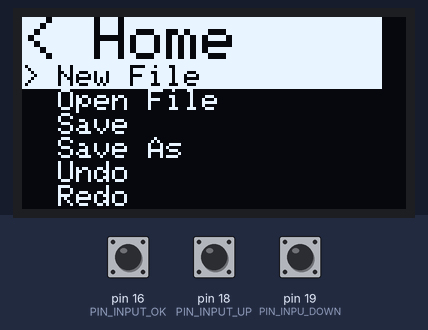
Bench run of a sketch on a simulated Arduino Uno, built for the host (arithmetic inside an expression is 32-bit, double 64-bit). Shown: 128×64 one-colour display. Inputs (shaded band) come from the test bench; at power-on: pin 16 (PIN_INPUT_OK) HIGH, pin 19 (PIN_INPU_DOWN) HIGH, pin 18 (PIN_INPUT_UP) HIGH.

Above: at 1.7 s.
1.8 s: pin 16 (PIN_INPUT_OK) pulled LOW for 0.15 s
At 2.8 s:
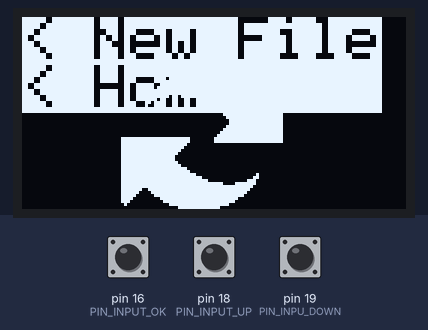
4.9 s: pin 19 (PIN_INPU_DOWN) pulled LOW for 0.15 s
At 5.8 s:
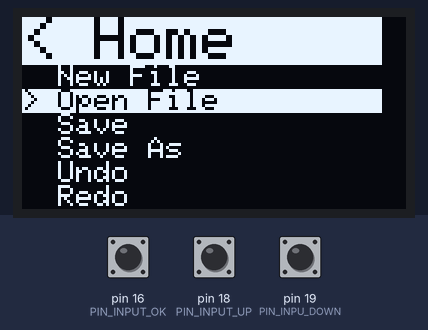
7.0 s: pin 16 (PIN_INPUT_OK) pulled LOW for 0.15 s
At 8.3 s:
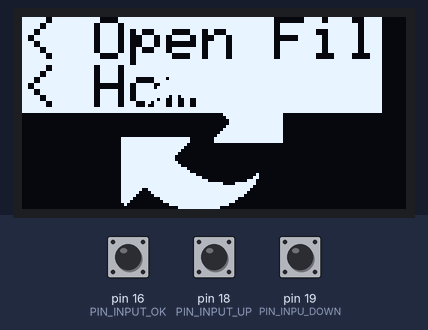
10.1 s: pin 19 (PIN_INPU_DOWN) pulled LOW for 0.15 s
At 11.1 s:
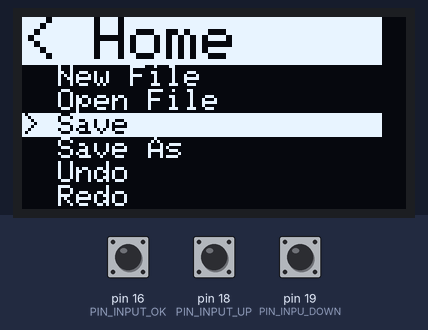
12.2 s: pin 16 (PIN_INPUT_OK) pulled LOW for 0.15 s
At 13.6 s:
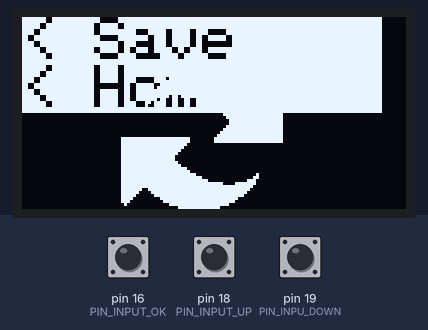
15.3 s: pin 19 (PIN_INPU_DOWN) pulled LOW for 0.15 s
At 16.5 s:
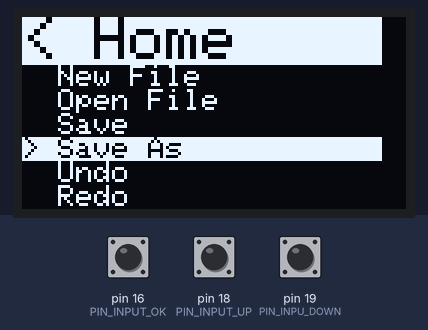
Timing chart, 0 to 18.3 s (numbered marks = the images above; inputs shaded):
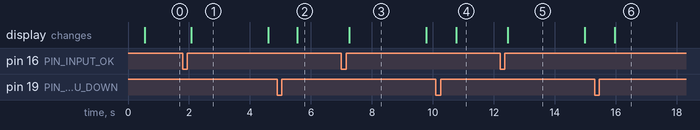

Measured:
- after the input at 1.8 s, the display: changes after 0.28 s (image 1)
- after the input at 4.9 s, the display: changes after 0.65 s (image 2)
- after the input at 7.0 s, the display: changes after 0.25 s (image 3)
- after the input at 10.1 s, the display: changes after 0.66 s (image 4)
- after the input at 12.2 s, the display: changes after 0.26 s (image 5)
- after the input at 15.3 s, the display: changes after 0.66 s (image 6)
- what the display in image 1 shows lasts 2.5 s, from 2.1 s to 4.6 s

The sketch:

ssd1306-menu.ino
```cpp
 #include <Adafruit_GFX.h>
#include <Adafruit_SSD1306.h>
#include <Arduino.h>
#include <SPI.h>
#include <Wire.h>
#include <OneButton.h>

#define SCREEN_WIDTH 128 // OLED display width, in pixels
#define SCREEN_HEIGHT 64 // OLED display height, in pixels

#define HOME_SCREEN_SIZE 6
#define NUM_ITEMS 11
#define MAX_ITEM_LENGTH 20
#define TOP_MENU_PAD 2


#define PIN_INPUT_OK 16
#define PIN_INPUT_UP 18
#define PIN_INPU_DOWN 19

int currant_screen = 0;
int selected_item = 0;

const unsigned char refreshImage [] PROGMEM = {
	// 'images, 80x80px
	0x00, 0x00, 0x00, 0x00, 0x00, 0x00, 0x00, 0x00, 0x00, 0x00, 0x00, 0x00, 0x00, 0x00, 0x00, 0x00,
	0x00, 0x00, 0x00, 0x00, 0x00, 0x00, 0x00, 0x00, 0x00, 0x00, 0x00, 0x00, 0x00, 0x00, 0x00, 0x00,
	0x00, 0x00, 0x00, 0x00, 0x00, 0x00, 0x00, 0x00, 0x00, 0x00, 0x00, 0x00, 0x00, 0x00, 0x00, 0x00,
	0x00, 0x00, 0x00, 0x00, 0x00, 0x00, 0x00, 0x00, 0x00, 0x00, 0x00, 0x00, 0x00, 0x00, 0x00, 0x00,
	0x00, 0x00, 0x00, 0x00, 0x00, 0x00, 0x00, 0x00, 0x00, 0x00, 0x00, 0x00, 0x00, 0x00, 0x00, 0x00,
	0x00, 0x00, 0x00, 0x00, 0x00, 0x00, 0x00, 0x00, 0x00, 0x00, 0x00, 0x00, 0x00, 0x00, 0x00, 0x00,
	0x00, 0x00, 0x00, 0x00, 0x00, 0x00, 0x00, 0x00, 0x00, 0x00, 0x00, 0x00, 0x00, 0x00, 0x00, 0x00,
	0x00, 0x00, 0x00, 0x00, 0x00, 0x00, 0x00, 0x00, 0x00, 0x00, 0x00, 0x00, 0x00, 0x00, 0x00, 0x00,
	0x00, 0x00, 0x00, 0x00, 0x00, 0x00, 0x00, 0x00, 0x00, 0x00, 0x00, 0x00, 0x00, 0x00, 0x00, 0x00,
	0x00, 0x00, 0x00, 0x00, 0x00, 0x00, 0x00, 0x00, 0x00, 0x00, 0x00, 0x00, 0x00, 0x00, 0x00, 0x00,
	0x00, 0x00, 0x00, 0x00, 0x01, 0x80, 0x00, 0x00, 0x00, 0x00, 0x00, 0x00, 0x00, 0x00, 0x3f, 0xff,
	0x00, 0x00, 0x00, 0x00, 0x00, 0x00, 0x00, 0x01, 0xff, 0xff, 0xe0, 0x00, 0x40, 0x00, 0x00, 0x00,
	0x00, 0x07, 0xff, 0xff, 0xf8, 0x00, 0xe0, 0x00, 0x00, 0x00, 0x00, 0x1f, 0xff, 0xff, 0xfc, 0x01,
	0xe0, 0x00, 0x00, 0x00, 0x00, 0x3f, 0xff, 0xff, 0xff, 0x03, 0xe0, 0x00, 0x00, 0x00, 0x00, 0x7f,
	0xff, 0xff, 0xff, 0x87, 0xe0, 0x00, 0x00, 0x00, 0x00, 0xff, 0xff, 0xff, 0xff, 0xcf, 0xe0, 0x00,
	0x00, 0x00, 0x01, 0xff, 0xff, 0xff, 0xff, 0xff, 0xe0, 0x00, 0x00, 0x00, 0x03, 0xf8, 0x7f, 0xff,
	0xff, 0xff, 0xe0, 0x00, 0x00, 0x00, 0x03, 0x80, 0x03, 0xff, 0xff, 0xff, 0xe0, 0x00, 0x00, 0x00,
	0x06, 0x00, 0x00, 0xff, 0xff, 0xff, 0xe0, 0x00, 0x00, 0x00, 0x04, 0x00, 0x00, 0x3f, 0xff, 0xff,
	0xe0, 0x00, 0x00, 0x00, 0x00, 0x00, 0x00, 0x0f, 0xff, 0xff, 0xe0, 0x00, 0x00, 0x00, 0x00, 0x00,
	0x00, 0x07, 0xff, 0xff, 0xe0, 0x00, 0x00, 0x00, 0x00, 0x00, 0x00, 0x01, 0xff, 0xff, 0xe0, 0x00,
	0x00, 0x00, 0x00, 0x00, 0x00, 0x00, 0xff, 0xff, 0xe0, 0x00, 0x00, 0x00, 0x00, 0x00, 0x00, 0x00,
	0x7f, 0xff, 0xe0, 0x00, 0x00, 0x00, 0x00, 0x00, 0x00, 0x00, 0x7f, 0xff, 0xe0, 0x00, 0x00, 0x00,
	0x00, 0x00, 0x00, 0x00, 0xff, 0xff, 0xe0, 0x00, 0x00, 0x00, 0x00, 0x00, 0x00, 0x01, 0xff, 0xff,
	0xe0, 0x00, 0x00, 0x00, 0x00, 0x00, 0x00, 0x03, 0xff, 0xff, 0xe0, 0x00, 0x00, 0x00, 0x00, 0x00,
	0x00, 0x07, 0xff, 0xff, 0xe0, 0x00, 0x00, 0x07, 0xff, 0xff, 0xf0, 0x0f, 0xff, 0xff, 0xe0, 0x00,
	0x00, 0x07, 0xff, 0xff, 0xf0, 0x0f, 0xff, 0xff, 0xe0, 0x00, 0x00, 0x07, 0xff, 0xff, 0xe0, 0x00,
	0x00, 0x00, 0x00, 0x00, 0x00, 0x07, 0xff, 0xff, 0xc0, 0x00, 0x00, 0x00, 0x00, 0x00, 0x00, 0x07,
	0xff, 0xff, 0x80, 0x00, 0x00, 0x00, 0x00, 0x00, 0x00, 0x07, 0xff, 0xff, 0x00, 0x00, 0x00, 0x00,
	0x00, 0x00, 0x00, 0x07, 0xff, 0xfe, 0x00, 0x00, 0x00, 0x00, 0x00, 0x00, 0x00, 0x07, 0xff, 0xfe,
	0x00, 0x00, 0x00, 0x00, 0x00, 0x00, 0x00, 0x07, 0xff, 0xff, 0x00, 0x00, 0x00, 0x00, 0x00, 0x00,
	0x00, 0x07, 0xff, 0xff, 0x80, 0x00, 0x00, 0x00, 0x00, 0x00, 0x00, 0x07, 0xff, 0xff, 0xe0, 0x00,
	0x00, 0x00, 0x00, 0x00, 0x00, 0x07, 0xff, 0xff, 0xf0, 0x00, 0x00, 0x00, 0x00, 0x00, 0x00, 0x07,
	0xff, 0xff, 0xfc, 0x00, 0x00, 0x20, 0x00, 0x00, 0x00, 0x07, 0xff, 0xff, 0xff, 0x00, 0x00, 0x60,
	0x00, 0x00, 0x00, 0x07, 0xff, 0xff, 0xff, 0xc0, 0x01, 0xc0, 0x00, 0x00, 0x00, 0x07, 0xff, 0xff,
	0xff, 0xfe, 0x1f, 0xc0, 0x00, 0x00, 0x00, 0x07, 0xff, 0xff, 0xff, 0xff, 0xff, 0x80, 0x00, 0x00,
	0x00, 0x07, 0xf3, 0xff, 0xff, 0xff, 0xff, 0x00, 0x00, 0x00, 0x00, 0x07, 0xe1, 0xff, 0xff, 0xff,
	0xfe, 0x00, 0x00, 0x00, 0x00, 0x07, 0xc0, 0xff, 0xff, 0xff, 0xfc, 0x00, 0x00, 0x00, 0x00, 0x07,
	0x80, 0x3f, 0xff, 0xff, 0xf0, 0x00, 0x00, 0x00, 0x00, 0x07, 0x00, 0x1f, 0xff, 0xff, 0xe0, 0x00,
	0x00, 0x00, 0x00, 0x02, 0x00, 0x07, 0xff, 0xff, 0x80, 0x00, 0x00, 0x00, 0x00, 0x00, 0x00, 0x00,
	0xff, 0xfc, 0x00, 0x00, 0x00, 0x00, 0x00, 0x00, 0x00, 0x00, 0x01, 0x80, 0x00, 0x00, 0x00, 0x00,
	0x00, 0x00, 0x00, 0x00, 0x00, 0x00, 0x00, 0x00, 0x00, 0x00, 0x00, 0x00, 0x00, 0x00, 0x00, 0x00,
	0x00, 0x00, 0x00, 0x00, 0x00, 0x00, 0x00, 0x00, 0x00, 0x00, 0x00, 0x00, 0x00, 0x00, 0x00, 0x00,
	0x00, 0x00, 0x00, 0x00, 0x00, 0x00, 0x00, 0x00, 0x00, 0x00, 0x00, 0x00, 0x00, 0x00, 0x00, 0x00,
	0x00, 0x00, 0x00, 0x00, 0x00, 0x00, 0x00, 0x00, 0x00, 0x00, 0x00, 0x00, 0x00, 0x00, 0x00, 0x00,
	0x00, 0x00, 0x00, 0x00, 0x00, 0x00, 0x00, 0x00, 0x00, 0x00, 0x00, 0x00, 0x00, 0x00, 0x00, 0x00,
	0x00, 0x00, 0x00, 0x00, 0x00, 0x00, 0x00, 0x00, 0x00, 0x00, 0x00, 0x00, 0x00, 0x00, 0x00, 0x00,
	0x00, 0x00, 0x00, 0x00, 0x00, 0x00, 0x00, 0x00, 0x00, 0x00, 0x00, 0x00, 0x00, 0x00, 0x00, 0x00,
	0x00, 0x00, 0x00, 0x00, 0x00, 0x00, 0x00, 0x00, 0x00, 0x00, 0x00, 0x00, 0x00, 0x00, 0x00, 0x00,
	0x00, 0x00, 0x00, 0x00, 0x00, 0x00, 0x00, 0x00, 0x00, 0x00, 0x00, 0x00, 0x00, 0x00, 0x00, 0x00,
	0x00, 0x00, 0x00, 0x00, 0x00, 0x00, 0x00, 0x00, 0x00, 0x00, 0x00, 0x00, 0x00, 0x00, 0x00, 0x00
};

char main_menu_items[NUM_ITEMS][MAX_ITEM_LENGTH] = {
    {"New File"},
    {"Open File"},
    {"Save"},
    {"Save As"},
    {"Undo"},
    {"Redo"},
    {"Sensor"},
    {"Key Lock"},
    {"Settings"},
    {"Network"},
    {"Close"}
};


int num_rows = sizeof(main_menu_items) / sizeof(main_menu_items[0]);
// Declaration for an SSD1306 display connected to I2C (SDA, SCL pins)
#define OLED_RESET     -1 // Reset pin # (or -1 if sharing Arduino reset pin)
Adafruit_SSD1306 display(SCREEN_WIDTH, SCREEN_HEIGHT, &Wire, OLED_RESET);

OneButton button_ok(PIN_INPUT_OK, true);
OneButton button_up(PIN_INPUT_UP, true);
OneButton button_down(PIN_INPU_DOWN, true);

void goUp() {
  selected_item = (selected_item > 0) ? selected_item - 1 : 0;
}

void goDown() {
  selected_item = (selected_item < num_rows - 1) ? selected_item + 1 : num_rows - 1;
}

void goTop(){
selected_item = 0;
}
void goBottom(){
selected_item = num_rows-1;
}

void clickOk(){
  static  char menuName[10];
  snprintf(menuName,10, "%-18s", main_menu_items[selected_item]);
  switch (selected_item)
  {
  case 10: {
  display.clearDisplay();
  display.setTextSize(1);
  display.setTextColor( WHITE);
  display.setCursor(0, 20);
  display.print("Closing .");
  display.display();
  delay(250);
  for (int i = 0 ; i < 5; i++)
  {
    display.print(" .");
    delay(100);
    display.display();
  }
  display.clearDisplay();
  display.display();
   delay(500);
   break;

  }
  default:{
  printMenuTitle(menuName);
  display.drawBitmap(20, 1, refreshImage, 80, 80, WHITE);
  display.display();
  break;
  }


  }
 delay(2500);

}

void printMenu(int index,const char* top_menu,char menu_items[][MAX_ITEM_LENGTH] ,int num_rows){

int max_menu_index = HOME_SCREEN_SIZE + ((index >= HOME_SCREEN_SIZE) ? (index - TOP_MENU_PAD) : 0);
int top_pad = (max_menu_index > num_rows) ? (num_rows - HOME_SCREEN_SIZE) : ((index >= HOME_SCREEN_SIZE) ? (index - TOP_MENU_PAD) : 0);

printMenuTitle(top_menu);
printActionMenu(top_pad, max_menu_index, menu_items);
display.display();
}

void printActionMenu(int top_pad, int max_menu_index, char menu_items[][20]) {
  static char menuName[22];

  for (int i = top_pad; i < max_menu_index; i++) {
    display.setTextColor(i == selected_item ? BLACK : WHITE, WHITE);
    menuName[0] = (i == selected_item) ? '>' : ' ';
    menuName[1] =   ' ';

    snprintf(menuName + 2, sizeof(menuName) - 2, "%-18s", menu_items[i]);
    display.println(menuName);
  }
}

void trim_string(char *str, const char *org, int length) {
  strcpy(str, org);
  if (strlen(org) > length) {
    str[length] = '\0'; // Null-terminate the string at the desired length
  }
}

void printMenuTitle(const char *top_menu) {
  display.clearDisplay();
  display.setTextSize(2);
  display.setTextColor(BLACK, WHITE);
  display.setCursor(0, 0);
  static char menuName1[8] = "";
  trim_string(menuName1,top_menu,8);
  static char menuName[10] = "";
  sprintf(menuName, "< %-8s", F(menuName1));
  display.println(menuName);
  display.setTextSize(1);
  display.setTextColor(WHITE);

}
void loop() {

 printMenu(selected_item,"Home",main_menu_items,num_rows);
 button_up.tick();
 button_down.tick();
 button_ok.tick();
}

void setup() {
  Serial.begin(115200);

  if(!display.begin(SSD1306_SWITCHCAPVCC, 0x3C)) { // Address 0x3D for 128x64
    Serial.println(F("SSD1306 allocation failed"));
    for(;;);
  }
  button_up.attachClick(goUp);
  button_down.attachClick(goDown);
  button_ok.attachClick(clickOk);

  button_up.attachDoubleClick(goTop);
  button_down.attachDoubleClick(goBottom);
  //button_ok.attachDoubleClick(goHome);

  delay(500);
  printMenu(0,"Home",main_menu_items,num_rows);
}
```
